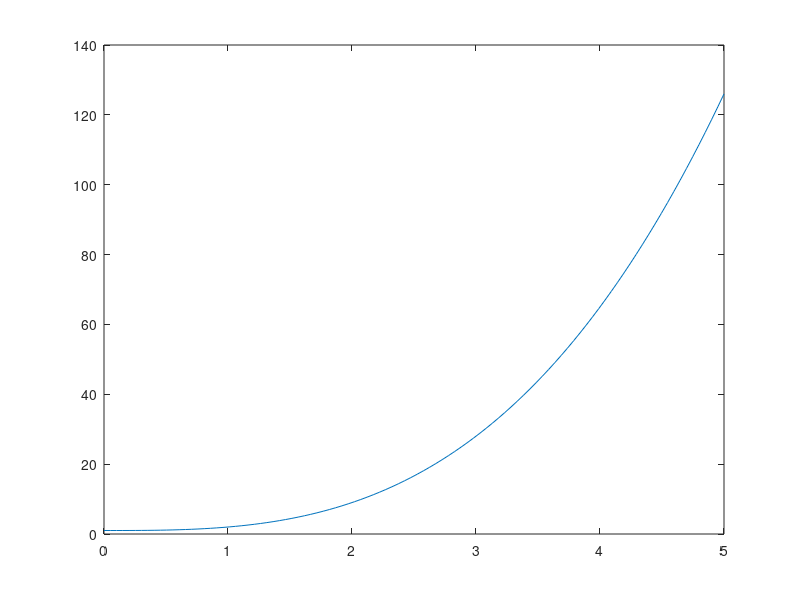

The MATLAB source for this figure: (Note: this script raises an error after producing the figure.)
%vaje3naloga0

t = linspace(0,5);

plot(t, t.^3 + 1)


hold on;


%y(0) = 1,y'(0) = 0



ode = @(t, Y) [Y(2) 6*t]';
Y0 = [1, 0]';

[t, y] = ode45(ode, linspace(0,5), Y0);

plot(t, y(:,1), 'O--');


